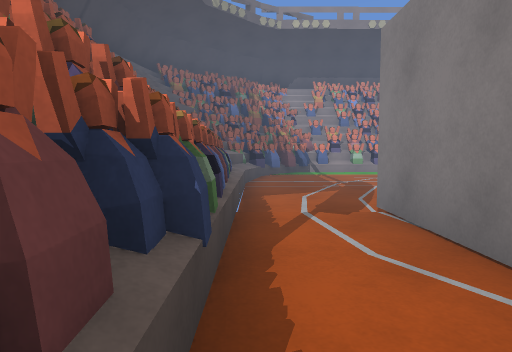
[1] (above)

18 first-person views from a walk through a Unity game level. The camera is 1.2 m above the floor, tilts 4° down and sees 75° across. The floor is counted in squares, 2.01 m on a side. Each view is taken from the middle of a square. On the plan, view 1 faces up. The plan holds only what a view shows up to about 10 squares ahead; the rest is blank. The place goes on beyond the plan. The player is left out. Surface patterns are stand-ins for the level's own textures.

[2]
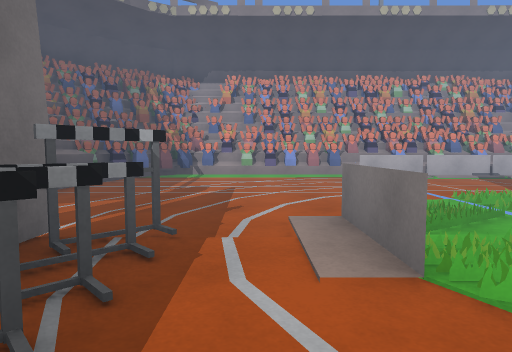

[3]
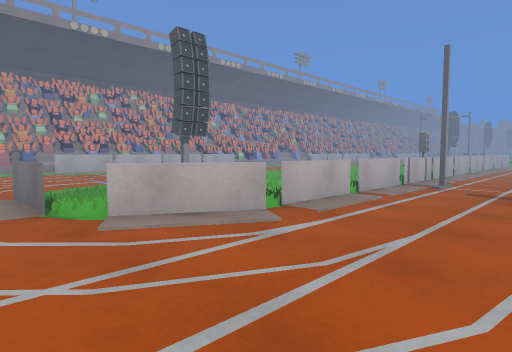

[4]
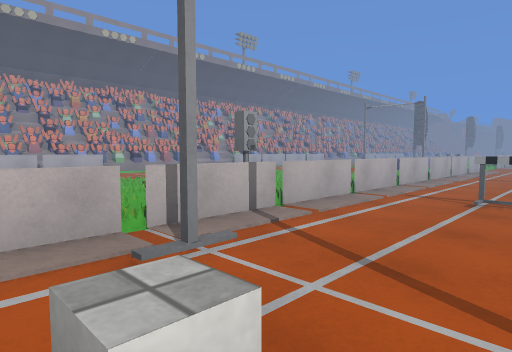

[5]
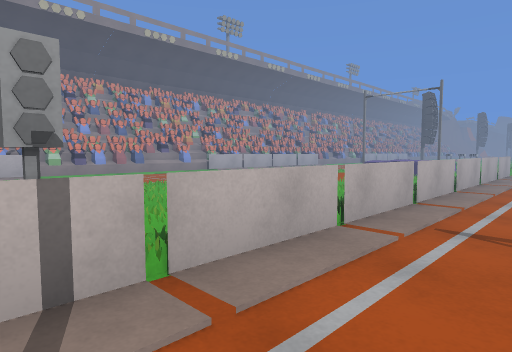

[6]
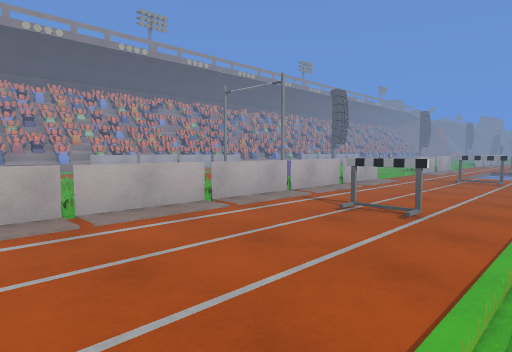

[7]
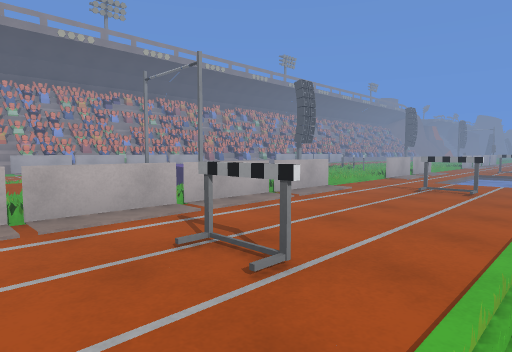

[8]
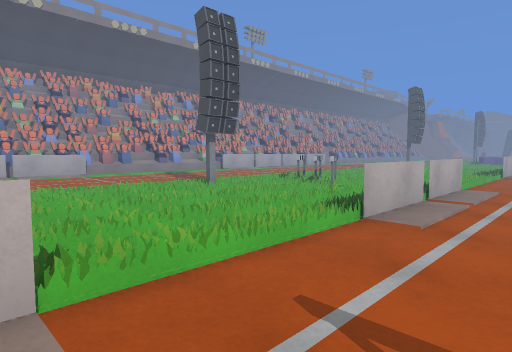

[9]
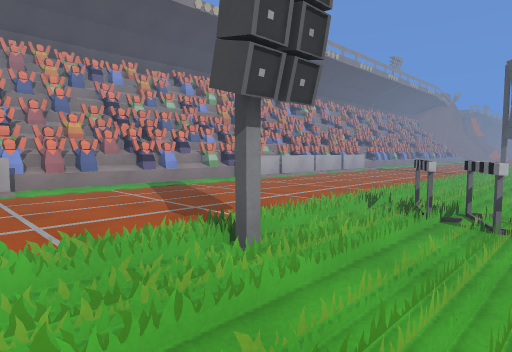

[10]
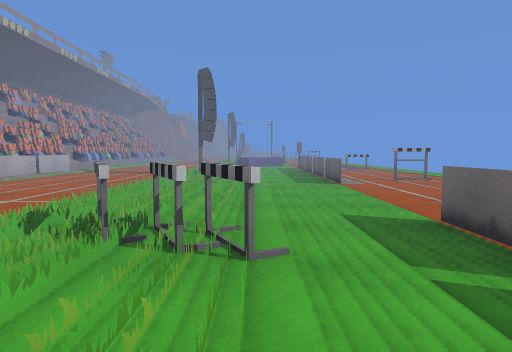

[11]
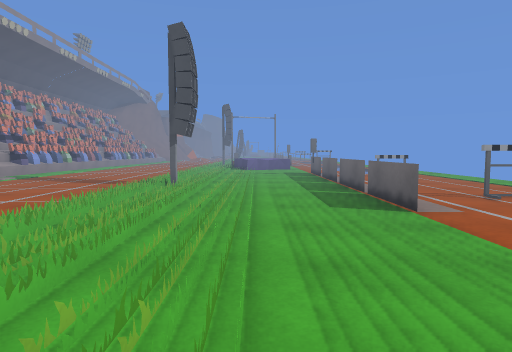

[12]
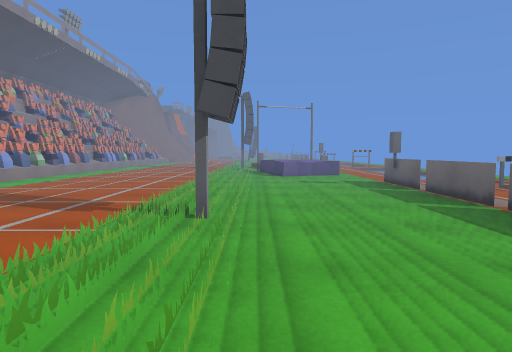

[13]
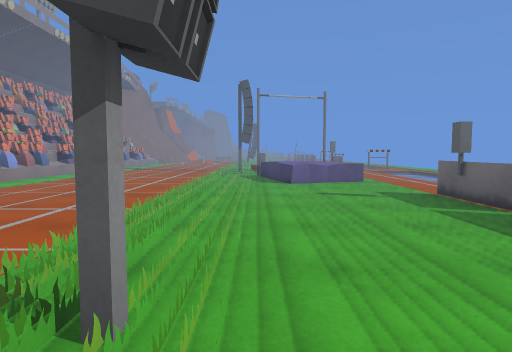

[14]
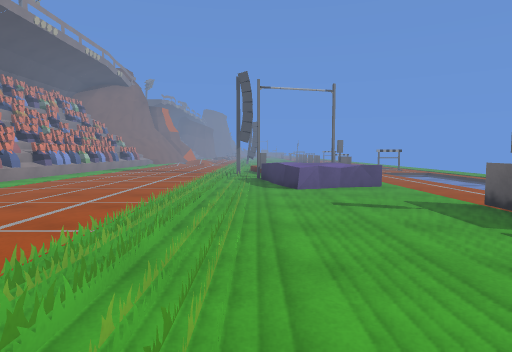

[15]
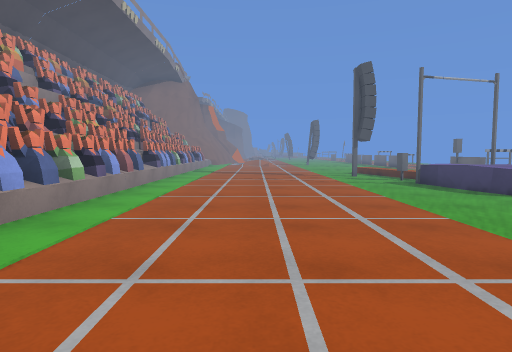

[16]
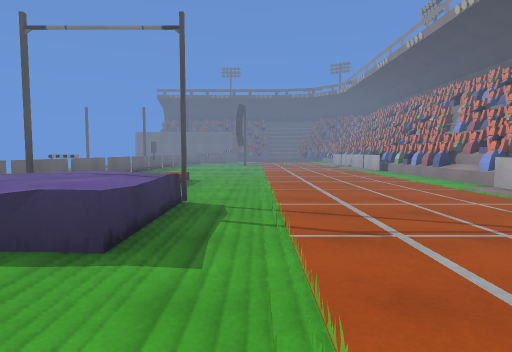

[17]
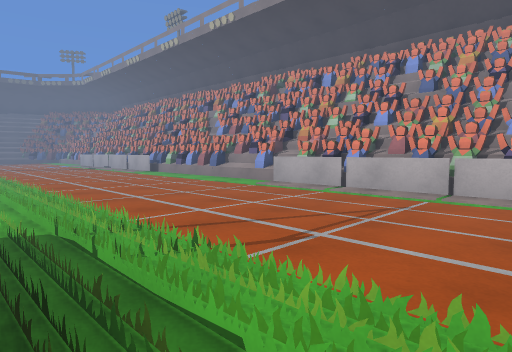

[18]
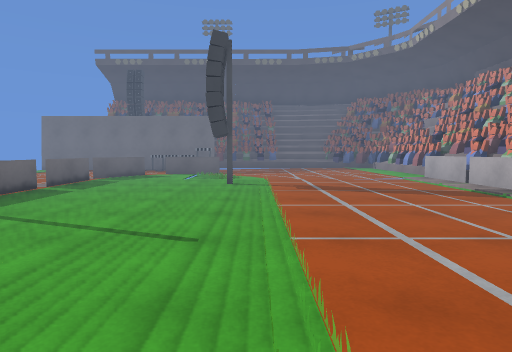

### Floor plan
Key: @ floor where view 1 was taken; # wall or solid block; x gap in a wall; . main floor; : floor 0.75 m higher than the main floor; / step, stairs or slope; = window, fence, low wall or low ledge; ≈ water the walk keeps out of.
Columns run from 2 left of view 1 to 42 right of it. Each row starts with its distance up from view 1.
 10    ##################  #########  ###########
  9  ####///##==##.....######.....######/////////
  8 #=#..........................................
  7 ##/..........................................
  6 #=/..........................................
  5 ##.......#...............#........#........#.
  4 ##..................:::....=..............///
  3  #/.#.=..........///===....=............:://
  2  #/##.==.......     x.................../=
  1  #/  ..=x==============..=x==...=====#......#
  0   @  ....................≈≈≈..........≈≈≈≈≈≈≈
 -1      .........#...#......≈≈≈    .#...#≈  ≈≈≈≈
 -2                .......            .....   ...

Positions as (right, up) in squares from view 1, and headings:
1: (0, 0), facing up
2: (3, 1), facing up
3: (3, -1), facing up-right
4: (8, -1), facing up-right
5: (10, 0), facing up-right
6: (13, -2), facing up-right
7: (15, -2), facing up-right
8: (20, 0), facing up-right
9: (22, 3), facing up-right
10: (23, 3), facing right
11: (26, 3), facing right
12: (29, 4), facing right
13: (31, 4), facing right
14: (32, 4), facing right
15: (33, 7), facing right
16: (22, 5), facing left
17: (21, 4), facing up-left
18: (13, 5), facing left
